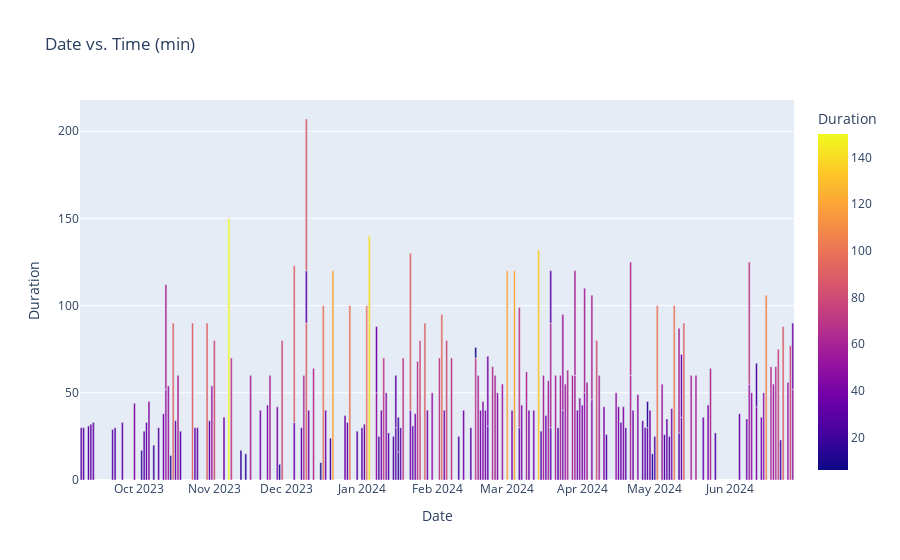

Notebook code for this chart:
### Code cell
px.bar(df, x = 'Date', y = 'Duration', color = 'Duration', barmode='stack', title = 'Date vs. Time (min)')

### Figure 1 — Plotly figure (JSON) as saved in the notebook; plotly's stock layout.template omitted (floating-point values rounded to 4 significant figures; data arrays with more than 128 entries replaced by an {"elided": "..."} marker saying what was removed)
{"data": [{"alignmentgroup": "True", "hovertemplate": "Date=%{x}<br>Duration=%{marker.color}<extra></extra>", "legendgroup": "", "marker": {"color": {"elided": "201 int values"}, "coloraxis": "coloraxis", "pattern": {"shape": ""}}, "name": "", "offsetgroup": "", "orientation": "v", "showlegend": false, "textposition": "auto", "type": "bar", "x": {"elided": "201 str values"}, "xaxis": "x", "y": {"elided": "201 int values"}, "yaxis": "y"}], "layout": {"barmode": "stack", "coloraxis": {"colorbar": {"title": {"text": "Duration"}}, "colorscale": [[0, "#0d0887"], [0.1111, "#46039f"], [0.2222, "#7201a8"], [0.3333, "#9c179e"], [0.4444, "#bd3786"], [0.5556, "#d8576b"], [0.6667, "#ed7953"], [0.7778, "#fb9f3a"], [0.8889, "#fdca26"], [1, "#f0f921"]]}, "legend": {"tracegroupgap": 0}, "title": {"text": "Date vs. Time (min)"}, "xaxis": {"anchor": "y", "domain": [0, 1], "title": {"text": "Date"}}, "yaxis": {"anchor": "x", "domain": [0, 1], "title": {"text": "Duration"}}}}
